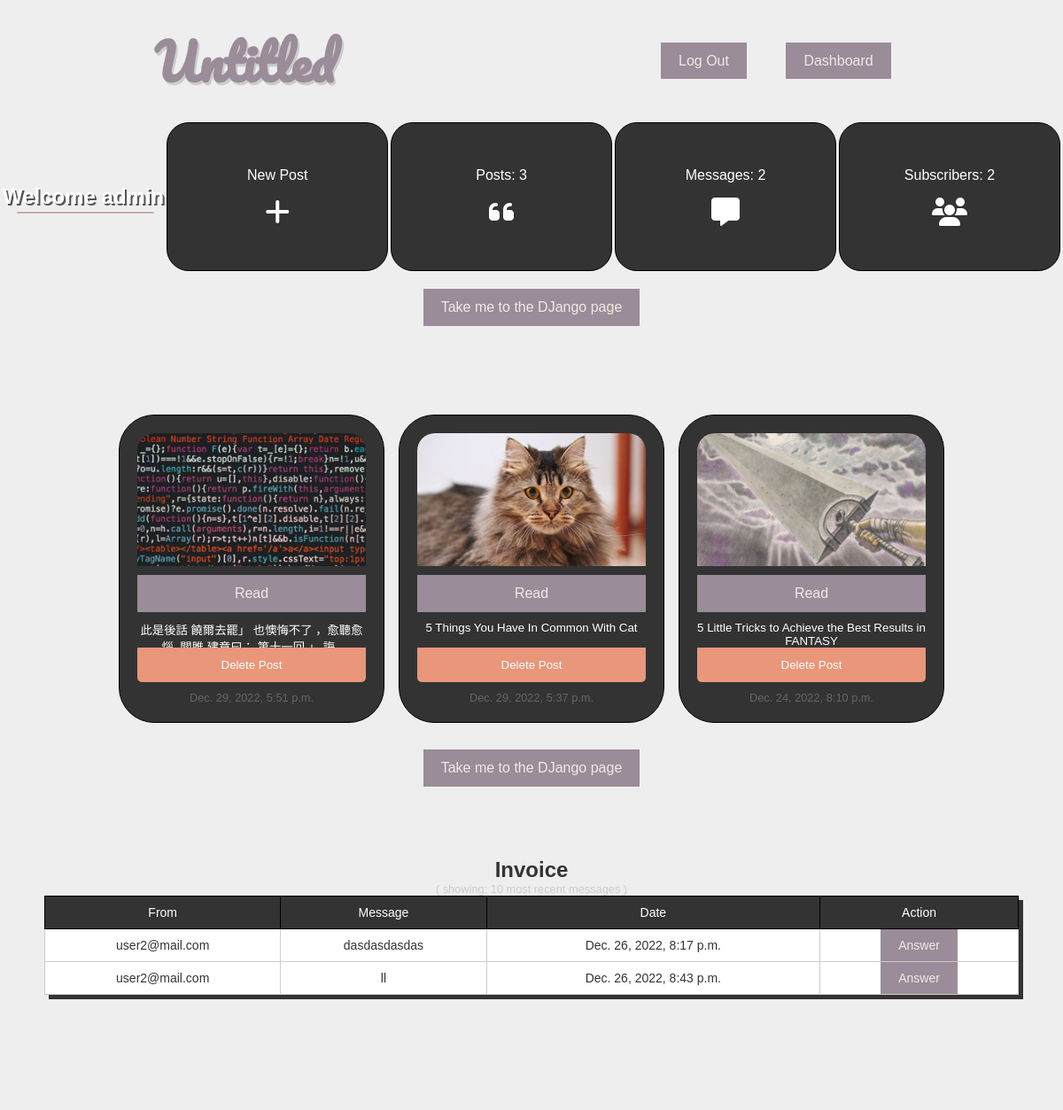
Page /user/admin/ (signed in, upper part) on the earlier database version.
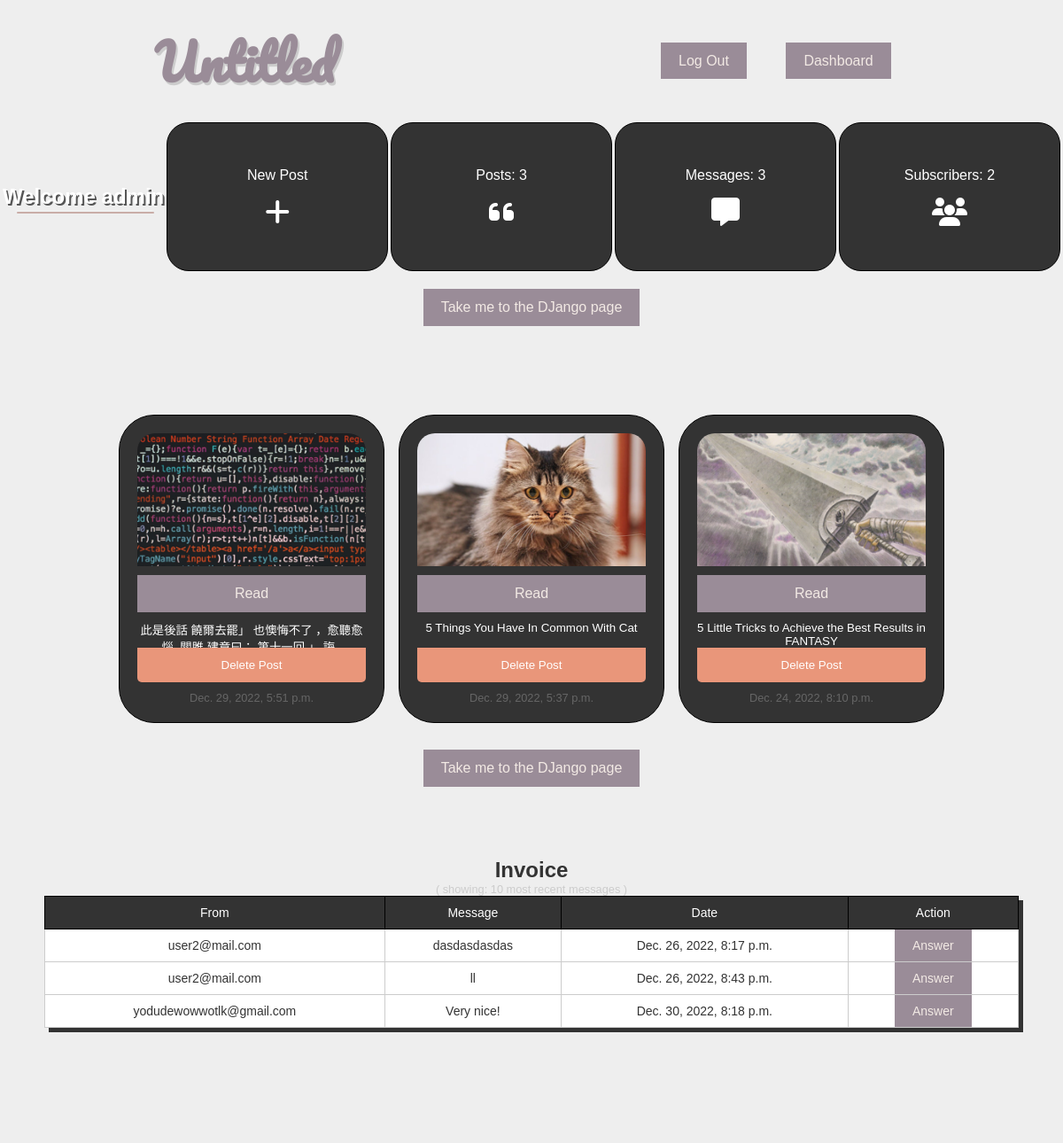
Same page on the later database version.
### posts/models.py (models this page shows, shortened)
class Post(models.Model):
  thumbnail = models.ImageField(upload_to='uploads/', blank=True, null=True)
  title = models.CharField(max_length=200, unique=True)
  slug = models.SlugField(max_length=200, unique=True)
  content = RichTextField(null=True, blank=True)
  author = models.ForeignKey(User, on_delete=models.CASCADE, related_name='blog_posts', blank=True, null=True)
  status = models.IntegerField(choices=STATUS, default=1)
  created_on = models.DateTimeField(auto_now_add=True)
  updated_on = models.DateTimeField(auto_now=True)
  upvotes = models.IntegerField(default=0)
  class Meta:
    ordering = ['-created_on',]

### core/models.py (models this page shows, shortened)
class Contact(models.Model):
	email = models.EmailField(max_length=255)
	message = models.TextField(max_length=255)
	timestamp = models.DateTimeField(auto_now_add=True)
	class Meta:
		verbose_name_plural = 'Contact Page'

### core/views.py (the view)
# urls.py: path('user/admin/', admin_dashboard, name='admin_dashboard'),
@login_required
def admin_dashboard(request):
	if request.user.is_superuser:
		mails = Contact.objects.all()
		mails_count = mails.count()
		newslettersubs = Newsletter.objects.all()
		newslettersubs_total = newslettersubs.count()
		posts = Post.objects.all()
		totalposts = posts.count()
		htmlform = HtmlTemplatesForm()
		post_form = NewPost()
		if request.method == 'POST':
			post_title = request.POST.get('posttitle')
			Post.objects.filter(title=post_title).delete()
			return redirect('admin_dashboard')
		return render(request, 'admin_dashboard.html', {'post_form':post_form, 'totalposts':totalposts, 'posts': posts, 'mails': mails, 'mails_count':mails_count, 'newslettersubs':newslettersubs, 'newslettersubs_total':newslettersubs_total, 'htmlform':htmlform})
	else:
		return redirect('myaccount')

### core/forms.py
class NewPost(forms.ModelForm):
	class Meta:
		model = Post
		fields = ['thumbnail', 'title', 'content', 'status', 'author',]

class HtmlTemplatesForm(forms.ModelForm):
	class Meta:
		model = HtmlTemplates
		fields = '__all__'

### core/templates/admin_dashboard.html (shortened to what this page needs)
{% extends 'base.html' %}
{% block main %}
<div class="dash-resume">
	<h2>Welcome {{ request.user.username }}</h2>
	<a href="#" id="addpost">New Post<i class="fa-solid fa-plus"></i></a>
	<a href="#allposts">Posts: {{ totalposts }} <i class="fa-solid fa-quote-left"></i></a>
	<a href="#mails">Messages: {{ mails_count }} <i class="fa-solid fa-message"></i></a>
	<a href="#templating">Subscribers: {{ newslettersubs_total }} <i class="fa-solid fa-users"></i></a>
</div>
<div class="django-links">
	<a href="{% url 'admin:index' %}" target="_blank" class="btn" id="django-link">Take me to the DJango page</a>
</div>
<div class="dashboard">
	<div class="blockA" id="allposts">
	<section>
		{% for post in posts %}
		<div class="article" style="height: 100%;">
			<img src="{{ post.thumbnail.url }}" alt="{{ post.title }}">
			<div class="articleB">
				<a href="/post/{{ post.slug }}" class="btn" style="width: 100%;text-align: center;">Read</a>
			</div>
			<form action="." method="post" class="delete">
				<textarea name="posttitle" readonly>{{ post.title }}</textarea>
				<button type="submit">Delete Post</button>
			</form>
			<p class="artdate">{{ post.created_on }}</p>
		</div>
		{% endfor %}
	</section>
	</div>
</div>
<div class="django-links">
	<a href="{% url 'admin:index' %}" target="_blank" class="btn" id="django-link">Take me to the DJango page</a>
</div>
<section class="mails" id="mails">
	<h2>Invoice</h2>
	<p class="subtle">( showing: 10 most recent messages )</p>
	<table class="tg">
		<thead>
			<tr>
				<th class="tg-oyn9">From</th>
				<th class="tg-oyn9">Message</th>
				<th class="tg-oyn9">Date</th>
				<th class="tg-oyn9">Action</th>
			</tr>
		</thead>
		<tbody>
			{% for mail in mails|slice:":10" %}
				<tr>
					<td>{{ mail.email }}</td>
					<td>{{ mail.message }}</td>
					<td>{{ mail.timestamp }}</td>
					<td><a href="https://mail.google.com/mail/?view=cm&fs=1&to={{ mail.email }}&su=answer" target="_blank" class="btn">Answer</a></td>
				</tr>
			{% endfor %}
		</tbody>
	</table>
</section>
<section id="templating">
</section>
{% endblock %}

### core/templates/base.html (shortened to what this page needs)
<!DOCTYPE html>
<html lang="en">
<head>
	<link rel="stylesheet" href="https://cdnjs.cloudflare.com/ajax/libs/font-awesome/6.2.0/css/all.min.css" />
	{% load static %}
	<link rel="stylesheet" href="{% static 'blog1.css' %}">
</head>
<body>
	<nav id="navbar">
		<h1 class="title" id="navbtn">Untitled</h1>
		<div class="log">
			{% if request.user.is_authenticated %}
			<a class="btn" href="{% url 'logout' %}">Log Out</a>
				{% if request.user.is_superuser %}
				<a class="btn" href="{% url 'admin_dashboard' %}">Dashboard</a>
				{% else %}
				<a href="{% url 'myaccount' %}" class="btn">My Account</a>
				{% endif %}
			{% else %}
			<a href="{% url 'login' %}" class="btn">Log In</a>
			<a href="{% url 'signup' %}" class="btn">Sign Up</a>
			{% endif %}
		</div>
	</nav>
	<main id="main">
		{% block main %}
		{% endblock %}
	</main>
</body>
</html>

### static/blog1.css (style rules this page uses)
* { margin: 0; padding: 0; box-sizing: border-box; }
:root { font-family: sans-serif; font-size: 16px; --blue-a:#0077b6; --blue-b:#699AFFFF; --blue-c:#caf0f8; --a-a: #22223b; --a-b: #4a4e69; --a-c: #9a8c98; --a-d: #c9ada7; --a-e: #f2e9e4; }
a { color: #000; text-decoration: none; }
.title { font-size: 3.5rem; text-shadow: 2px 3px #ccc; color: var(--a-c); font-family: 'Pacifico'; }
nav { width: 100%; display: flex; align-items: center; justify-content: space-around; padding: 20px 0; }
nav a { margin: 0 20px; font-weight: 500; }
nav h1 { user-select: none; }
.btn { padding: 12px 20px; color: var(--a-e); background: var(--a-c); transition: .3s; }
#navbtn { cursor: pointer; }
main { width: 100%; height: 100%; }
.blockA { width: 100%; padding: 0 10px 10px 10px; }
.blockA section { display: flex; flex-direction: row; align-items: flex-start; justify-content: center; flex-wrap: wrap; width: 100%; height: 100%; gap: 1rem; }
.articleB { display: flex; flex-direction: column; align-items: center; justify-content: space-between; width: 100%; height: 100%; }
.article { background: #333; border-radius: 40px; border: 1px solid #000; width: 300px; height: 355px; display: flex; flex-direction: column; align-items: center; justify-content: space-between; padding: 20px; }
.article img { width: 100%; height: 150px; object-fit: cover; border-radius: 20px 20px 0 0; }
.articleB .btn { color: var(--a-e); margin: 10px 0; }
.artdate { margin-top: 10px; color: #666; font-size: .8rem; }
body { background: #eee; }
.delete { display: flex; flex-direction: column; align-items: flex-start; width: 100%; }
.delete textarea { outline: none; border: none; background: transparent; user-select: none; pointer-events: none; resize: none; max-height: 200px; font-family: Arial; overflow: hidden; height: 100%; width: 100%; color: #fff; text-align: center; }
.delete button { background: darksalmon; border: none; padding: 12px 20px; width: 100%; cursor: pointer; color: #fff; border-radius: 0 0 5px 5px; }
.tg { border-collapse:collapse;border-spacing:0; max-width: 100%; overflow-x: scroll; max-height: 1000px; overflow-y: scroll;width: 100%;height: 100%; }
.tg td { border-color:black;border-style:solid;border-width:1px;font-family:Arial, sans-serif;font-size:14px; overflow:hidden;padding:10px 5px;word-break:normal; }
.tg th { border-color:black;border-style:solid;border-width:1px;font-family:Arial, sans-serif;font-size:14px; font-weight:normal;overflow:hidden;padding:10px 5px;word-break:normal; }
.tg .tg-oyn9 { background-color:#333;border-color:#000;text-align:center;vertical-align:top; color: #fff; }
.tg tr td { border:1px solid #ccc;text-align: center;color:#333;background: #fff }
.dash-resume h2 { color: #fff; text-shadow: 2px 2px #555; position: relative; animation: fadeIn; animation-direction: forward; animation-duration: .8s; }
.dash-resume h2:after { content: ''; position: absolute; bottom: -3px; left: 0; right: 0; margin: 0 auto; width: 85%; height: 2px; background: #f1f1f1; border-radius: 1px; box-shadow: 2px 2px var(--a-d); }
#allposts { width: 100%;height: 100%; margin-bottom: 20px; }
.django-links { width: 100%; display: flex; align-items: center; justify-content: center; margin: 20px 0; }
.mails { margin: 10vh 0; padding: 0 50px; }
.mails table { box-shadow: 5px 5px #333; }
.mails h2 { width: 100%; color: #333; text-align: center; }
.subtle { color: var(--a-d); font-size: .8rem; }
.mails .subtle { text-align: center; color: #ccc; }
#templating { width: 100%; display: flex; align-items: center; justify-content: space-evenly; flex-wrap: wrap; padding: 50px 0; }
.dash-resume { width: 100%; display: flex; align-items: center; justify-content: space-evenly; flex-wrap: wrap; }
.dash-resume a { color: #fff; display: flex; flex-direction: column; align-items: center; justify-content: center; gap: 1rem; background: #333; border-radius: 25px; border: 1px solid #000; width: 250px; padding: 50px 0; }
.dash-resume a .fa-solid { font-size: 2rem; }

### core/templates/admin_dashboard.html (style rules this page uses)
:root { scroll-behavior: smooth; }

Differences in the rows shown:
added Contact: email "yodudewowwotlk@gmail.com", message "Very nice!", timestamp "Dec. 30, 2022, 8:18 p.m."
Other differences:
{{ mails_count }}: "2" → "3"
